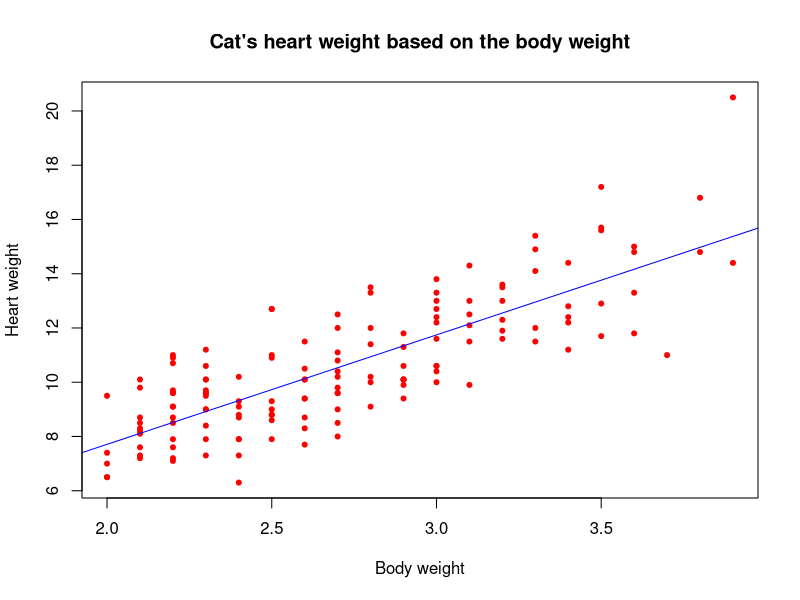
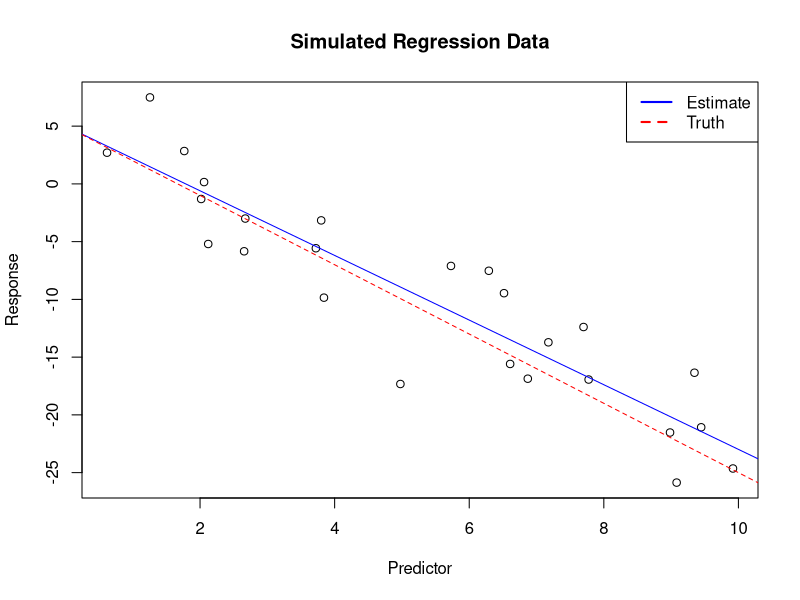
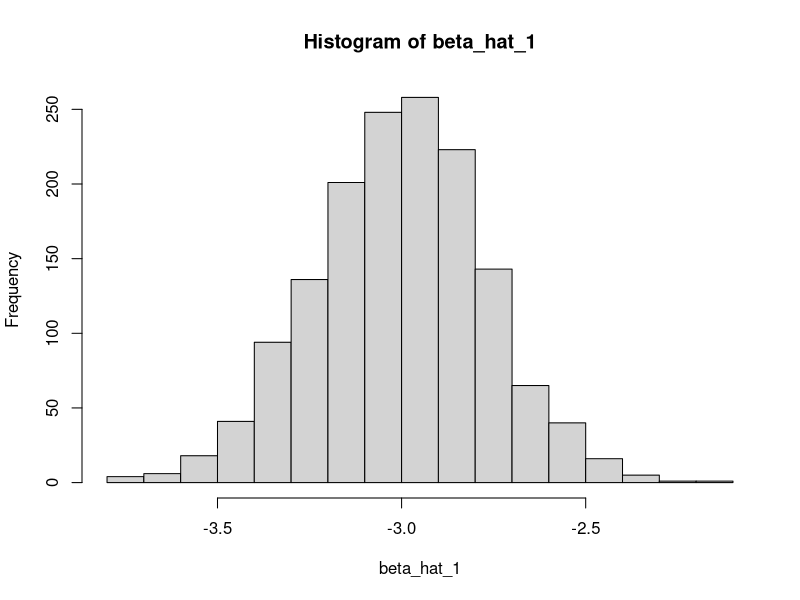
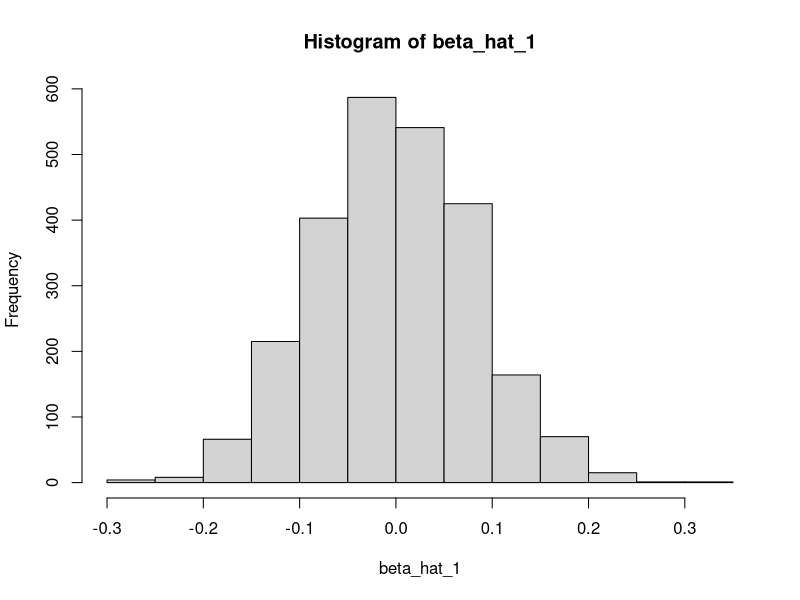
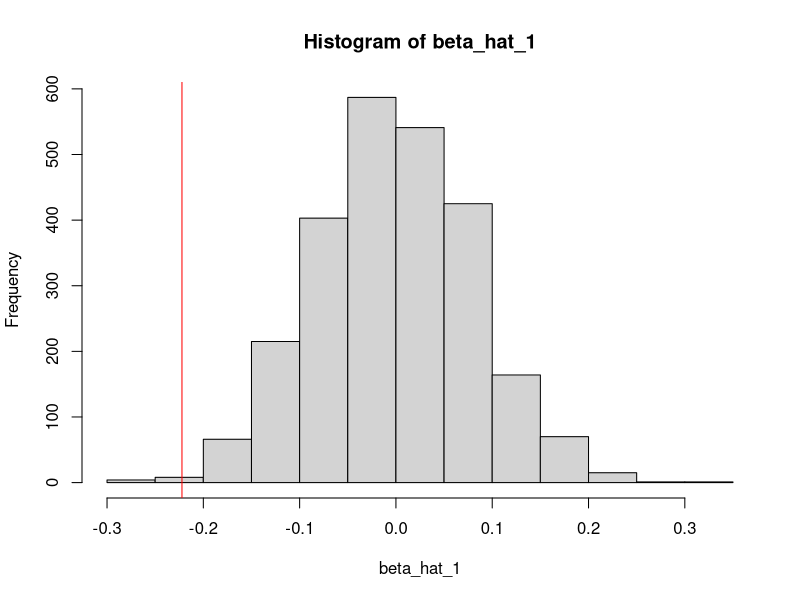

R code for these plots, in order:
## ---- chunk 1
library(MASS)
body = cats$Bwt
heart = cats$Hwt
cat_model = lm(heart ~ body, data = cats)
summary(cat_model)
## ---- chunk 2
cat_model$coefficients
## ---- chunk 3
predict(cat_model, newdata = data.frame(body = 3.1))
## ---- chunk 4
predict(cat_model, newdata = data.frame(body = 1.5))
## ---- chunk 5
plot(heart ~ body, data = cats, main = "Cat's heart weight based on the body weight",
     xlab = "Body weight", ylab = "Heart weight", col = "red", pch  = 20 
     )

abline(lm(heart ~ body, data = cats), col = "blue")
## ---- chunk 6
get_sd_est = function(fitted_vals, actual_vals, mle = FALSE){
  
  if (mle == FALSE){
    summary(fitted_vals)$sigma
  }else{
    sd(actual_vals - mean(actual_vals)) 
  }
  
}
## ---- chunk 7
get_sd_est(cat_model, cats$Hwt, FALSE)
## ---- chunk 8
get_sd_est(cat_model, cats$Hwt, TRUE)
## ---- chunk 9
all.equal(get_sd_est(cat_model, cats$Hwt, FALSE), summary(cat_model)$sigma)
all.equal(get_sd_est(cat_model, cats$Hwt, TRUE), summary(cat_model)$sigma)
## ---- chunk 10
birthday = 19900826
set.seed(birthday)
## ---- chunk 11
num_obs = 25
beta_0 = 5
beta_1 = -3
sigma = sqrt(10.24)
set.seed(2)
above = rnorm(25, 0, sigma)
above
set.seed(1)
x = runif(n = 25, 0, 10)
## ---- chunk 12
y = beta_0 + beta_1 * x + above
df_fit = lm(y ~ x)
coef(df_fit)
## ---- chunk 13
plot(y ~ x, main = "Simulated Regression Data",
     xlab = "Predictor",
     ylab = "Response")
abline(df_fit, col = "blue")
abline(beta_0, beta_1, lty = 2, col = "red")
legend("topright", c("Estimate", "Truth"), lty = c(1, 2), lwd = 2, col = c("blue", "red"))
## ---- chunk 14
beta_hat_1 = c(rep(0,1500))

for (i in 1:1500) {
  
  above = rnorm(25, 0, sigma)
  x = runif(n = 25, 0, 10)
  y = beta_0 + beta_1 * x + above
  df_fit = lm(y ~ x)
  
  beta_hat_1[i] = coef(df_fit)[2]
}
## ---- chunk 15
hist(beta_hat_1)
## ---- chunk 16
birthday = 19900826
set.seed(birthday)
## ---- chunk 17
beta_0 = 3
beta_1 = 0
sigma = sqrt(4)
beta_hat_1 = c(rep(0, 2500))

for (i in 1:2500){
  above = rnorm(75, 0, sigma)
  x = runif(n = 75, 0, 10)
  y = beta_0 + beta_1 * x + above
  df_fit = lm(y ~ x)
  beta_hat_1[i] = coef(df_fit)[2]
}

## ---- chunk 18
hist(beta_hat_1)
## ---- chunk 19
library(readr)
skeptic = read_csv("skeptic.csv", 
    col_types = cols(predictor = col_double(), 
        response = col_double()))
## ---- chunk 20
skeptic_df = lm(skeptic$response ~ skeptic$predictor, skeptic)
beta_1_hat_skeptic = coef(skeptic_df)[2]
beta_1_hat_skeptic
## ---- chunk 21
hist(beta_hat_1)
abline(v = beta_1_hat_skeptic, col = "red")
## ---- chunk 22
proportion = sum(beta_hat_1 < beta_1_hat_skeptic)
proportion
proportion * 2
## ---- chunk 23
data(Ozone, package = "mlbench")
Ozone = Ozone[, c(4, 6, 7, 8)]
colnames(Ozone) = c("ozone", "wind", "humidity", "temp")
Ozone = Ozone[complete.cases(Ozone), ]
## ---- chunk 24
library("knitr")
fit_wind = lm(Ozone$ozone ~ Ozone$wind, data = Ozone)
fit_humidity = lm(Ozone$ozone ~ Ozone$humidity, data = Ozone)
fit_temp = lm(Ozone$ozone ~ Ozone$temp, data = Ozone)

RMSE = function(error) { sqrt(mean(error^2)) }
wind_RMSE = RMSE(fit_wind$residuals)
humidity_RMSE = RMSE(fit_humidity$residuals)
temp_RMSE = RMSE(fit_temp$residuals)

R_wind =summary(fit_wind)$r.squared
R_humidity = summary(fit_humidity)$r.squared
R_tem = summary(fit_temp)$r.squared

df5 = data.frame("Model" = c("Wind:", "Humidity:", "Temp:"), "R^2" =  c(R_wind, R_humidity, R_tem), 
           "RMSE" = c(wind_RMSE, humidity_RMSE, temp_RMSE))
kable(df5, "markdown", align = "lrr", caption = "Model Table")
